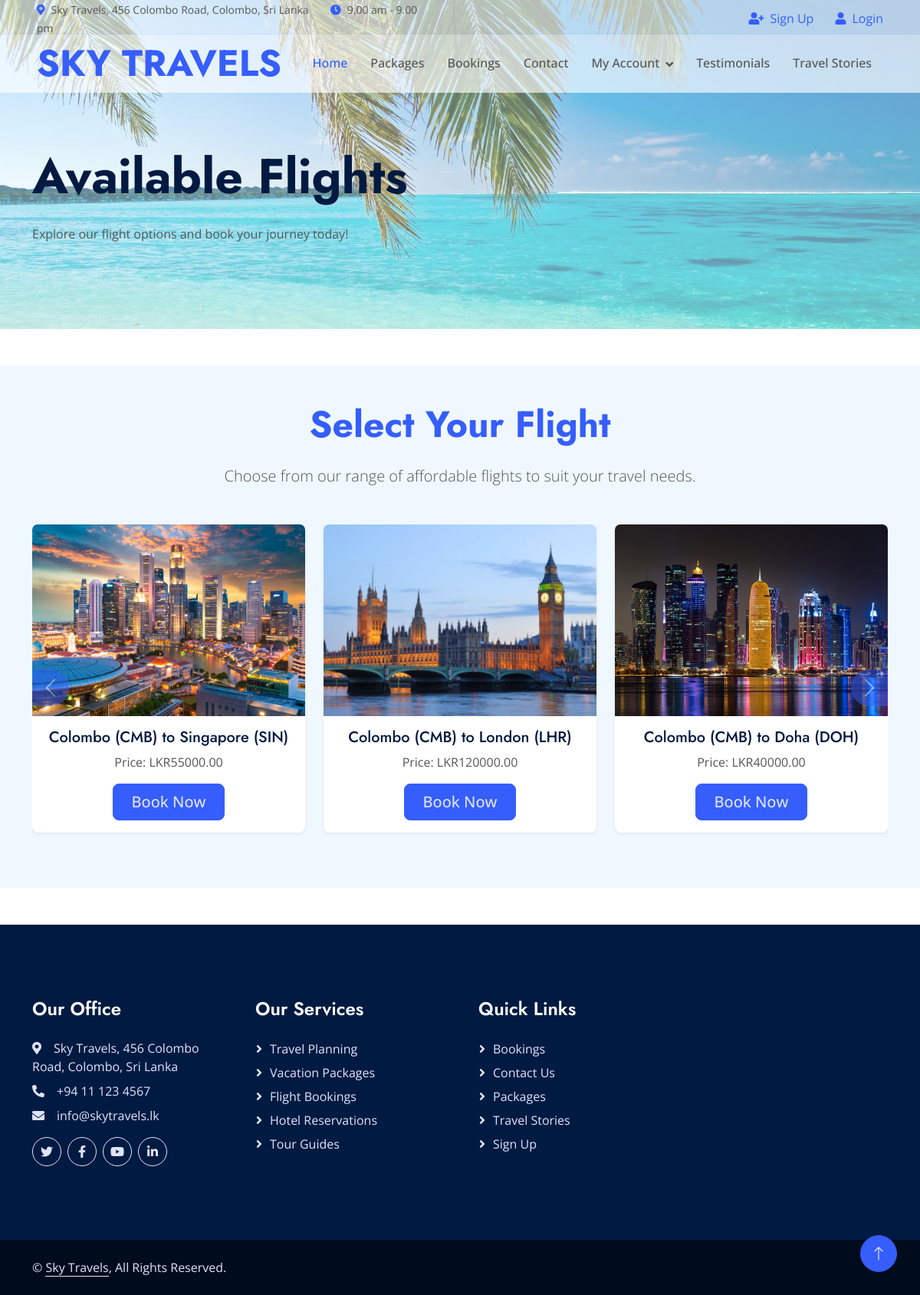
Screenshot of /booking.php with the database file from the repository.
### tables this page shows
CREATE TABLE `flights` (
  `id` int(11) NOT NULL,
  `flight_no` varchar(50) NOT NULL,
  `departure` varchar(100) NOT NULL,
  `arrival` varchar(100) NOT NULL,
  `departure_time` datetime NOT NULL,
  `arrival_time` datetime NOT NULL,
  `duration` varchar(50) NOT NULL,
  `stops` int(11) NOT NULL,
  `price` decimal(10,2) NOT NULL,
  `image` varchar(255) NOT NULL
);

### booking.php (the view, shortened to what this page needs)
<?php
include("dbconn.php");
$sql = "SELECT * FROM flights";
$result = $conn->query($sql);
$flights = [];
if ($result->num_rows > 0) {
    while ($row = $result->fetch_assoc()) {
        $flights[] = $row;
    }
}
?>
<?php
require 'header.php';
?>
<div class="container-fluid page-header mb-5">
    <div class="container">
        <h1 class="display-3 mb-4">Available Flights</h1>
        <p>Explore our flight options and book your journey today!</p>
    </div>
</div>
<div class="container-xxl py-5" style="background-color: #f0f8ff;">
    <div class="container">
        <div class="text-center mx-auto mb-5">
            <h1 class="display-5 mb-4 text-primary">Select Your Flight</h1>
            <p class="lead">Choose from our range of affordable flights to suit your travel needs.</p>
        </div>
        <?php if (!empty($flights)): ?>
            <div id="flightCarousel" class="carousel slide" data-bs-ride="carousel">
                <div class="carousel-inner">
                    <?php
                    $chunks = array_chunk($flights, 3);
                    foreach ($chunks as $index => $chunk):
                    ?>
                        <div class="carousel-item <?php echo $index === 0 ? 'active' : ''; ?>">
                            <div class="row">
                                <?php foreach ($chunk as $flight): ?>
                                    <div class="col-lg-4 col-md-6 mb-4">
                                        <div class="card shadow-sm border-0 rounded-3">
                                            <img src="img/<?php echo htmlspecialchars($flight['image']); ?>" class="card-img-top" alt="Flight Image" style="height: 250px; object-fit: cover;">
                                            <div class="card-body">
                                                <h5 class="card-title text-center">
                                                    <?php echo htmlspecialchars($flight['departure']) . " to " . htmlspecialchars($flight['arrival']); ?>
                                                </h5>
                                                <p class="card-text text-center">Price: LKR<?php echo htmlspecialchars($flight['price']); ?></p>
                                                <div class="d-flex justify-content-center">
                                                    <a href="<?php echo isset($_SESSION['user_id']) ? 'book.php?flight_id=' . $flight['id'] : 'login.php'; ?>" class="btn btn-primary btn-lg px-4">
                                                        Book Now
                                                    </a>
                                                </div>
                                            </div>
                                        </div>
                                    </div>
                                <?php endforeach; ?>
                            </div>
                        </div>
                    <?php endforeach; ?>
                </div>
                <button class="carousel-control-prev" type="button" data-bs-target="#flightCarousel" data-bs-slide="prev">
                    <span class="carousel-control-prev-icon" aria-hidden="true"></span>
                </button>
                <button class="carousel-control-next" type="button" data-bs-target="#flightCarousel" data-bs-slide="next">
                    <span class="carousel-control-next-icon" aria-hidden="true"></span>
                </button>
            </div>
        <?php else: ?>
            <p class="text-center text-danger">No flights available at the moment.</p>
        <?php endif; ?>
    </div>
</div>
<?php
require 'footer.php';
?>

### css/style.css (style rules this page uses)
:root { --primary: #355EFC; --secondary: #E93C05; --tertiary: #555555; --light: #DFE4FD; --dark: #011A41; }
h1, .h1, h2, .h2, .fw-bold { font-weight: 700 !important; }
h5, .h5, h6, .h6, .fw-semi-bold { font-weight: 500 !important; }
.btn { transition: .5s; font-weight: 500; }
.btn-primary, .btn-outline-primary:hover { color: var(--light); }
.carousel-control-prev, .carousel-control-next { width: 3rem; }
.carousel-control-prev-icon, .carousel-control-next-icon { width: 3rem; height: 3rem; background-color: var(--primary); border: 10px solid var(--primary); }
.carousel-control-prev-icon { border-radius: 0 3rem 3rem 0; }
.carousel-control-next-icon { border-radius: 3rem 0 0 3rem; }
.page-header { padding-top: 12rem; padding-bottom: 6rem; background: linear-gradient(rgba(255, 255, 255, 0.4), rgba(255, 255, 255, 0.4)), url(../img/header.jfif) top left no-repeat; background-size: cover; }

### rows the page displays
flights: image (picture), departure "Colombo (CMB)", arrival "Singapore (SIN)", price "55000.00"
flights: image (picture), departure "Colombo (CMB)", arrival "London (LHR)", price "120000.00"
flights: image (picture), departure "Colombo (CMB)", arrival "Doha (DOH)", price "40000.00"
